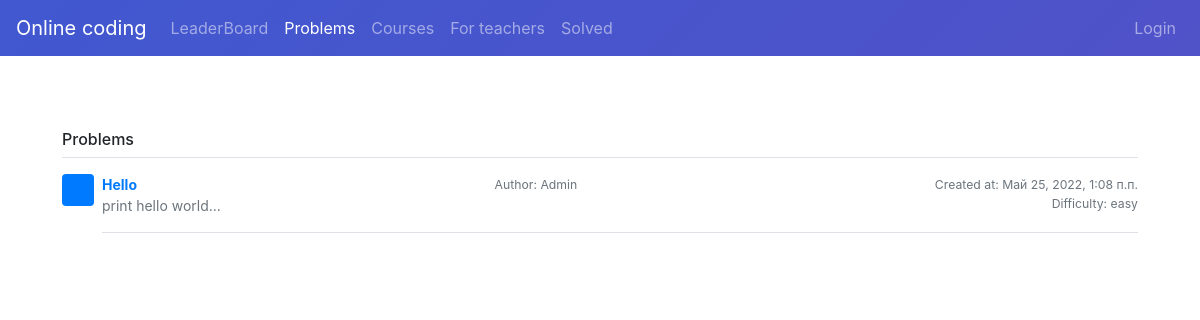
The page /problems on the database its author committed.
### main/models.py (models this page shows, shortened)
class ProgrammingTask(models.Model):
    title = models.CharField(max_length=100)
    description = models.TextField()
    slug = models.SlugField(max_length=100, unique=True, null=True)
    time_limit = models.IntegerField()
    memory_limit = models.IntegerField()
    created_at = models.DateTimeField(auto_now_add=True)
    updated_at = models.DateTimeField(auto_now=True)
    is_public = models.BooleanField(default=False)
    is_deleted = models.BooleanField(default=False)
    author = models.ForeignKey(User, on_delete=models.CASCADE)
    language = models.CharField(choices=LANGUAGE_CHOICES, default='python', max_length=10)
    difficulty = models.CharField(choices=DIFFICULTY_CHOICES, default='easy', max_length=10)
    max_plagiarism = models.FloatField(default=0)
    solved_count = models.IntegerField(default=0)
    teacher = models.ForeignKey(Teacher, on_delete=models.CASCADE, null=True)
    course = models.ForeignKey('Course', on_delete=models.CASCADE, null=True)
    rating = models.IntegerField(default=0)
    file = models.FileField(null=True, blank=True)
    class Meta:
        ordering = ['-created_at']
        verbose_name = 'Programming Task'
        verbose_name_plural = 'Programming Tasks'

### user/models.py (models this page shows)
class User(AbstractBaseUser, PermissionsMixin):
    id = models.UUIDField(primary_key=True, default=uuid.uuid4, editable=False)
    first_name = models.CharField(max_length=32)
    surname = models.CharField(max_length=32)
    group = models.CharField(max_length=32)
    role = models.IntegerField(choices=ROLE_CHOICES, default=0)
    is_active = models.BooleanField(default=True)
    is_staff = models.BooleanField(default=False)
    email = models.EmailField(max_length=255, unique=True)
    rating = models.IntegerField(default=0)
    objects = UserManager()
    USERNAME_FIELD = 'email'

### api/views.py (the view)
# urls.py: path('problems', problems, name='problems'),
def problems(request):
    print(request.user)
    tasks = ProgrammingTask.objects.all()
    for i in tasks:
        i.description = i.description[0:40] + "..."
    return render(request, 'onlineCoding/problems.html', {'tasks': tasks})

### templates/onlineCoding/problems.html (shortened to what this page needs)
{% extends 'onlineCoding/base.html' %}
{% block content %}
    <div class="my-3 p-3 rounded box-shadow">
        <h6 class="border-bottom border-gray pb-2 mb-0">Problems</h6>
        <div>
            {% for task in tasks %}
                <div class="media text-muted pt-3">
                    <img data-src="holder.js/32x32?theme=thumb&amp;bg=007bff&amp;fg=007bff&amp;size=1" alt="32x32"
                         class="mr-2 rounded" style="width: 32px; height: 32px;"
                         data-holder-rendered="true">
                    <div class="media-body pb-3 mb-0 small lh-125 border-bottom border-gray">
                        <div class="d-flex justify-content-between align-items-center w-100">
                            <a href="{% url 'textEditor' task.slug %}">
                                <strong class="text-gray-dark">{{ task.title }}</strong>
                            </a>
                            <small class="float-right">Author: {{ task.author.first_name }}</small>
                            <small class="float-right">Created at: {{ task.created_at }}</small>
                        </div>
                        <span class="d-block"  >
                            {{ task.description }}
                            <small class="float-right">Difficulty: {{ task.difficulty }}</small></span>
                    </div>
                </div>
            {% endfor %}
        </div>
    </div>
{% endblock %}

### static/onlineCoding/css/style.css (style rules this page uses)
body, html { height: auto; }

### rows shown on the page
ProgrammingTask: title "Hello", author.first_name "Admin", created_at "Май 25, 2022, 1:08 п.п.", description "print hello world...", difficulty "easy"
